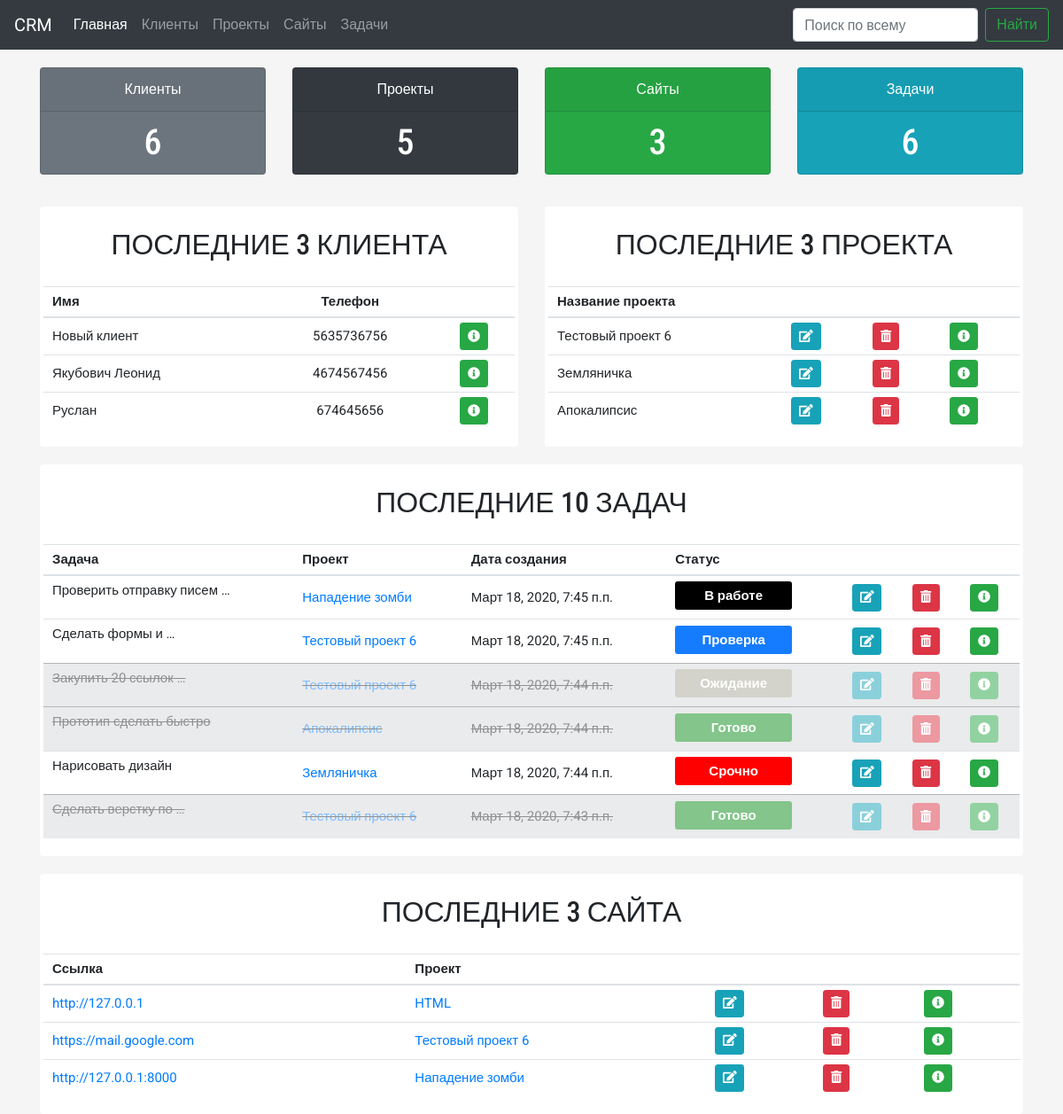
The page / on the database its author committed.
### sites/models.py (models this page shows, shortened)
class Clients(models.Model):
    name = models.CharField(max_length=200, verbose_name='Имя')
    email = models.CharField(max_length=200, verbose_name='Email')
    phone = models.CharField(max_length=200, verbose_name='Телефон')
    sites = models.ForeignKey('Site', on_delete=models.SET_NULL, related_name="clients", blank=True, null=True,
                              verbose_name='Сайт')
    notes = models.TextField(max_length=1000, null=True, blank=True, verbose_name='Заметки о клиенте')
    pub_date = models.DateTimeField(auto_now_add=True, blank=True, null=True, verbose_name='Дата публикации')
    created_date = models.DateTimeField(default=timezone.now, verbose_name='Дата создания')
    class Meta:
        verbose_name_plural = 'Клиенты'
        verbose_name = 'Клиент'
        ordering = ['-pub_date']

class Project(models.Model):
    name = models.CharField(max_length=250, verbose_name='Название проекта')
    clients = models.ForeignKey('Clients', on_delete=models.SET_NULL, related_name="clients", blank=True, null=True,
                                verbose_name='Клиент')
    history = models.TextField(max_length=3000, null=True, blank=True, verbose_name='История проекта')
    pub_date = models.DateTimeField(auto_now_add=True, blank=True, null=True, verbose_name='Дата публикации')
    created_date = models.DateTimeField(default=timezone.now, verbose_name='Дата создания')
    class Meta:
        verbose_name_plural = 'Проекты'
        verbose_name = 'Проект'
        ordering = ['-pub_date']
    def __str__(self):
        return self.name

class Todo(models.Model):
    name = models.CharField(max_length=3000, verbose_name='Задача')
    project_todo = models.ForeignKey('Project', null=True, on_delete=models.SET_NULL, verbose_name='Проект')
    content = models.TextField(max_length=3000, null=True, blank=True, verbose_name='Описание задачи')
    status = models.ForeignKey('Status', null=True, on_delete=models.SET_NULL, verbose_name='Статус')
    done = models.BooleanField(verbose_name='Метка о выполнении')
    pub_date = models.DateTimeField(auto_now_add=True, blank=True, null=True, verbose_name='Дата публикации')
    created_date = models.DateTimeField(default=timezone.now, verbose_name='Дата создания')
    class Meta:
        verbose_name_plural = 'Задачи'
        verbose_name = 'Задача'
        ordering = ['-pub_date']

class Status(models.Model):
    name = models.CharField(max_length=3000, verbose_name='Название')
    color = ColorField(default='#FF0000')
    class Meta:
        verbose_name_plural = 'Статусы задач'
        verbose_name = 'Статусы задач'

class Site(models.Model):
    name = models.URLField(max_length=250, verbose_name='Ссылка на сайт')
    main_project = models.ForeignKey('Project', null=True, on_delete=models.SET_NULL, related_name="sites",
                                     verbose_name='Проект')
    domain_d = models.TextField(max_length=1000, null=True, blank=True, verbose_name='Доступы к регистратору')
    server_d = models.TextField(max_length=1000, null=True, blank=True, verbose_name='Доступ к серверу')
    bd_d = models.TextField(max_length=1000, null=True, blank=True, verbose_name='Доступ к базе')
    admin_panel = models.TextField(max_length=1000, null=True, blank=True, verbose_name='Админка')
    pub_date = models.DateTimeField(auto_now_add=True, blank=True, null=True, verbose_name='Дата публикации')
    created_date = models.DateTimeField(default=timezone.now, verbose_name='Дата создания')
    class Meta:
        verbose_name_plural = 'Сайты'
        verbose_name = 'Сайт'
        ordering = ['-pub_date']

### sites/views.py (the view)
# urls.py: path('', index, name='index'),
def index(request):
    projects = Project.objects.order_by("-id")[0:3]
    sites = Site.objects.order_by("-id")[0:3]
    todos = Todo.objects.order_by("-id")[0:10]
    clients = Clients.objects.order_by("-id")[0:3]
    all_project = Project.objects.all().count()
    all_sites = Site.objects.all().count()
    all_todo = Todo.objects.all().count()
    all_clients = Clients.objects.all().count()
    context = {'projects': projects, 'clients': clients, 'sites':sites, 'todos': todos, 'all_project': all_project,
               'all_sites': all_sites, 'all_todo': all_todo, 'all_clients': all_clients}
    return render(request, 'crm/home.html', context)

### sites/templates/crm/home.html
{% extends "base.html" %}
{% block content %}
    <div class="row">
     <div class="col-md-3">
        <div class="card text-white bg-secondary mb-3">
          <div class="card-header">Клиенты</div>
          <div class="card-body">
            <h1 class="card-title">{{ all_clients }}</h1>
          </div>
        </div>
    </div>
    <div class="col-md-3">
        <div class="card text-white bg-dark mb-3">
          <div class="card-header">Проекты</div>
          <div class="card-body">
            <h1 class="card-title">{{ all_project }}</h1>
          </div>
        </div>
    </div>
    <div class="col-md-3">
        <div class="card text-white bg-success mb-3">
         <div class="card-header">Сайты</div>
          <div class="card-body">
            <h1 class="card-title">{{ all_sites }}</h1>
          </div>
        </div>
    </div>
    <div class="col-md-3">
        <div class="card text-white bg-info mb-3">
          <div class="card-header">Задачи</div>
          <div class="card-body">
            <h1 class="card-title">{{ all_todo }}</h1>
          </div>
        </div>
    </div>
    </div>
<div class="row">
<div class="col-md-6">
<div class="content">
<h2>Последние 3 клиента</h2>
 <table class="table table-hover">
  <thead>
    <tr>
      <th scope="col">Имя</th>
      <th  class="text-center">Телефон</th>
      <th class="text-center"></th>
    </tr>
  </thead>
  <tbody>
  {% for client in clients %}
    <tr>
      <td>{{ client.name }}</td>
      <td class="text-center">{{ client.phone }}</td>
      <td class="text-center"><a href="{% url 'client_detail' client.id %}" class="btn btn-sm btn-success"><i class="fas fa-info-circle"></i></a></td>
    </tr>
  {% endfor %}
  </tbody>
</table>
</div>
 </div>
<div class="col-md-6">
    <div class="content">
<h2>Последние 3 проекта</h2>
  <table class="table table-hover">
  <thead>
    <tr>
      <th scope="col">Название проекта</th>
       <th></th>
      <th></th>
      <th></th>
    </tr>
  </thead>
  <tbody>
  {% for project in projects %}
    <tr>
      <td>{{ project.name }}</td>
      <td><a href="{% url 'update_project'  project.id %}" class="btn btn-sm btn-info"><i class="fas fa-edit"></i></a></td>
      <td><a href="{% url 'delete_project'  project.id %}" class="btn btn-sm btn-danger"><i class="fas fa-trash-alt"></i></a></td>
     <td><a href="{% url 'project_detail' project.id %}" class="btn btn-sm btn-success"><i class="fas fa-info-circle"></i></a></td>
    </tr>
  {% endfor %}
  </tbody>
</table>
</div>
 </div>
</div>
    <div class="row">
        <div class="col-md-12">
    <div class="content">
     <h2>Последние 10 задач</h2>
 <table class="table table-hover">
  <thead>
    <tr>
      <th>Задача</th>
      <th >Проект</th>
      <th>Дата создания</th>
      <th>Статус</th>
      <th></th>
      <th></th>
      <th></th>
    </tr>
  </thead>
  <tbody>
  {% for todo in todos %}
      {% if todo.done %}
    <tr class="table-secondary todo_done">
      <td>{{ todo.name|truncatewords:3|linebreaks }}</td>
     <td><a href="/project/{{ todo.project_todo.id }}/">{{ todo.project_todo }}</a></td>
      <td>{{ todo.created_date }}</td>
      <td><span class="status" style="background:{{ todo.status.color }};">{{ todo.status.name }}</span></td>
      <td><a href="{% url 'update_todos' todo.id %}" class="btn btn-sm btn-info"><i class="fas fa-edit"></i></a></td>
      <td><a href="{% url 'delete_todos' todo.id %}" class="btn btn-sm btn-danger"><i class="fas fa-trash-alt"></i></a></td>
        <td><a href="{% url 'todo_detail' todo.id %}" class="btn btn-sm btn-success"><i class="fas fa-info-circle"></i></a></td>
    </tr>
      {% else %}
     <tr>
      <td>{{ todo.name|truncatewords:3|linebreaks }}</td>
      <td><a href="/project/{{ todo.project_todo.id }}/">{{ todo.project_todo }}</a></td>
      <td>{{ todo.created_date }}</td>
      <td><span class="status" style="background:{{ todo.status.color }};">{{ todo.status.name }}</span></td>
      <td><a href="{% url 'update_todos' todo.id %}" class="btn btn-sm btn-info"><i class="fas fa-edit"></i></a></td>
      <td><a href="{% url 'delete_todos' todo.id %}" class="btn btn-sm btn-danger"><i class="fas fa-trash-alt"></i></a></td>
         <td><a href="{% url 'todo_detail' todo.id %}" class="btn btn-sm btn-success"><i class="fas fa-info-circle"></i></a></td>
    </tr>
      {% endif %}
  {% endfor %}
  </tbody>
</table>
        </div>
    </div>
      <div class="col-md-12">
        <div class="content">
  <h2>Последние 3 сайта</h2>
 <table class="table table-hover">
  <thead>
    <tr>
      <th>Ссылка</th>
      <th>Проект</th>
      <th></th>
      <th></th>
      <th></th>
    </tr>
  </thead>
  <tbody>
  {% for site in sites %}
    <tr>
      <td><a href="{{ site.name }}" target="_blank">{{ site.name }}</a></td>
      <td><a href="/project/{{ site.main_project.id }}/">{{ site.main_project }}</a></td>
      <td><a href="{% url 'update_site' site.id %}" class="btn btn-sm btn-info"><i class="fas fa-edit"></i></a></td>
      <td><a href="{% url 'delete_site' site.id %}" class="btn btn-sm btn-danger"><i class="fas fa-trash-alt"></i></a></td>
     <td><a href="{% url 'site_detail' site.id %}" class="btn btn-sm btn-success"><i class="fas fa-info-circle"></i></a></td>
    </tr>
  {% endfor %}
  </tbody>
</table>
        </div>
    </div>
    </div>
{% endblock %}

### sites/templates/base.html (style rules this page uses)
body { background: #f5f5f5; font-family: 'Roboto', Sans-Serif; font-sie: 14px; }
.table td, .table th { font-size: 15px; vertical-align: middle; padding: 5px 10px; }
.content { background: #ffffff; padding: 4px; border-radius: .25rem; margin-top: 20px; }
h2 { padding: 20px 0; font-width: bold; text-align: center; font-family: 'Roboto Condensed', Sans-Serif; text-transform: uppercase; }
.card { text-align: center; margin: 20px 0; }
h1 { padding: 10px 0; font-family: 'Roboto Condensed', Sans-Serif; }
th { font-size: 14px }
td { min-height: 56px; }
.card-body { padding: 5px; }
.card-title { margin-bottom: 0; line-height: 1; }
.todo_done { text-decoration: line-through; opacity: 0.5; }
.status { border-radius: 3px; box-sizing: border-box; display: block; float: left; font-weight: 600; height: 32px; line-height: 32px; margin: 0 4px 4px 0; min-width: 40px; padding: 0 12px; color: #fff; min-width: 132px; text-align: center; }

### rows shown on the page
Clients: name "Новый клиент", phone "5635736756"
Clients: name "Якубович Леонид", phone "4674567456"
Clients: name "Руслан", phone "674645656"
Project: name "Тестовый проект 6"
Project: name "Земляничка"
Project: name "Апокалипсис"
Todo: name "Проверить отправку писем …", project_todo "Нападение зомби", created_date "Март 18, 2020, 7:45 п.п.", status.name "В работе"
Todo: name "Сделать формы и …", project_todo "Тестовый проект 6", created_date "Март 18, 2020, 7:45 п.п.", status.name "Проверка"
Todo: name "Закупить 20 ссылок …", project_todo "Тестовый проект 6", created_date "Март 18, 2020, 7:44 п.п.", status.name "Ожидание"
Todo: name "Прототип сделать быстро", project_todo "Апокалипсис", created_date "Март 18, 2020, 7:44 п.п.", status.name "Готово"
Todo: name "Нарисовать дизайн", project_todo "Земляничка", created_date "Март 18, 2020, 7:44 п.п.", status.name "Срочно"
Todo: name "Сделать верстку по …", project_todo "Тестовый проект 6", created_date "Март 18, 2020, 7:43 п.п.", status.name "Готово"
Site: name "http://127.0.0.1", main_project "HTML"
Site: name "https://mail.google.com", main_project "Тестовый проект 6"
Site: name "http://127.0.0.1:8000", main_project "Нападение зомби"

### other values the page prints
{{ all_clients }} "6"
{{ all_project }} "5"
{{ all_sites }} "3"
{{ all_todo }} "6"
